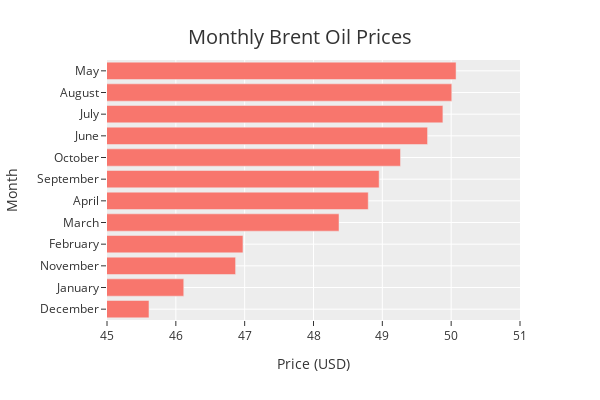

Notebook source saved alongside this figure:
### Code cell
px.defaults.template = "ggplot2"
fig = px.bar(mouthly_oil_price_data,
                y='Month',
                x='Price',
                labels={'Price':'Price (USD)',
                        'Month':'Month'})
fig.update_layout(
    title=dict(
        text="Monthly Brent Oil Prices",
        font=dict(size=20),
        x=0.5, 
        xanchor='center',
        yanchor='top'
    ),
    width=600,
    height=400 
)
fig.update_yaxes(categoryorder='total ascending')
fig.update_xaxes(range=[45, 51])
fig.show()

### Figure 1 — Plotly figure (JSON) as saved in the notebook; plotly's stock layout.template omitted (floating-point values rounded to 4 significant figures)
{"data": [{"alignmentgroup": "True", "hovertemplate": "Price (USD)=%{x}<br>Month=%{y}<extra></extra>", "legendgroup": "", "marker": {"color": "#F8766D", "pattern": {"shape": ""}}, "name": "", "offsetgroup": "", "orientation": "h", "showlegend": false, "textposition": "auto", "type": "bar", "x": [48.8, 50.01, 45.61, 46.98, 46.12, 49.88, 49.66, 48.37, 50.07, 46.87, 49.26, 48.95], "xaxis": "x", "y": ["April", "August", "December", "February", "January", "July", "June", "March", "May", "November", "October", "September"], "yaxis": "y"}], "layout": {"barmode": "relative", "height": 400, "legend": {"tracegroupgap": 0}, "margin": {"t": 60}, "title": {"font": {"size": 20}, "text": "Monthly Brent Oil Prices", "x": 0.5, "xanchor": "center", "yanchor": "top"}, "width": 600, "xaxis": {"anchor": "y", "domain": [0, 1], "range": [45, 51], "title": {"text": "Price (USD)"}}, "yaxis": {"anchor": "x", "categoryorder": "total ascending", "domain": [0, 1], "title": {"text": "Month"}}}}
